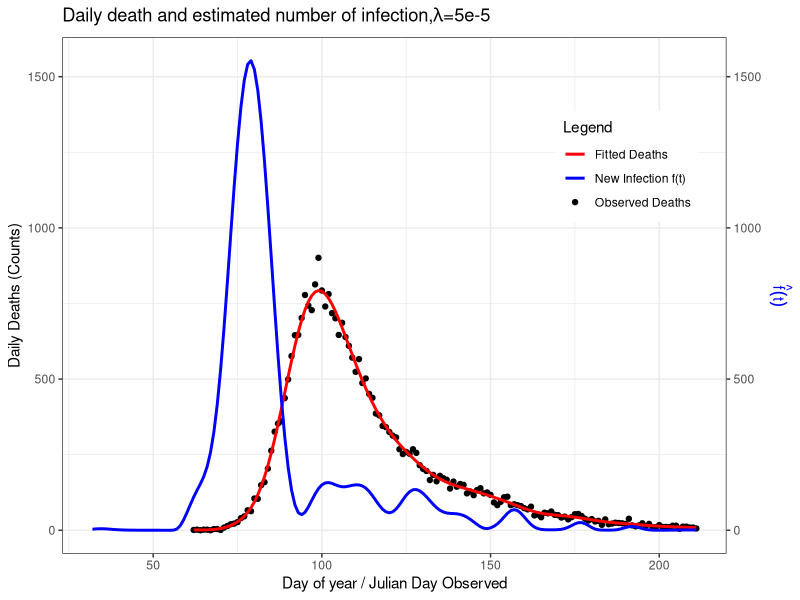
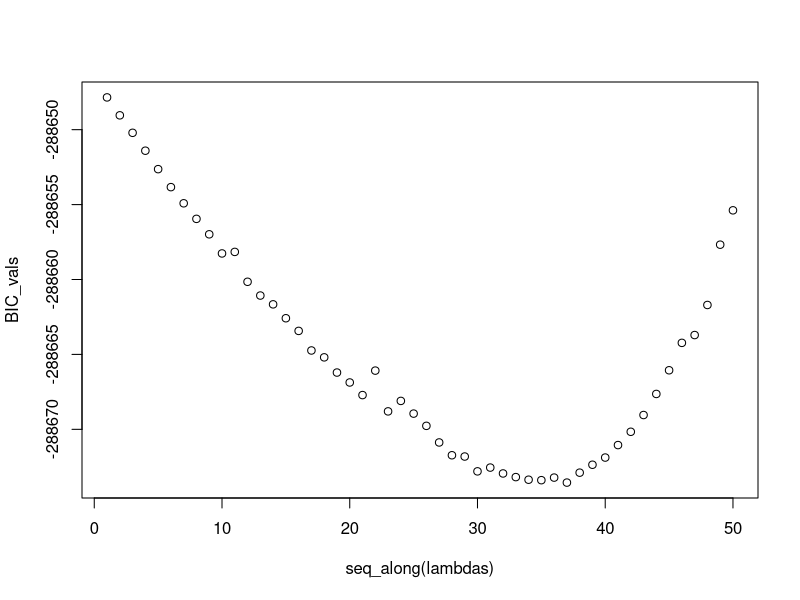
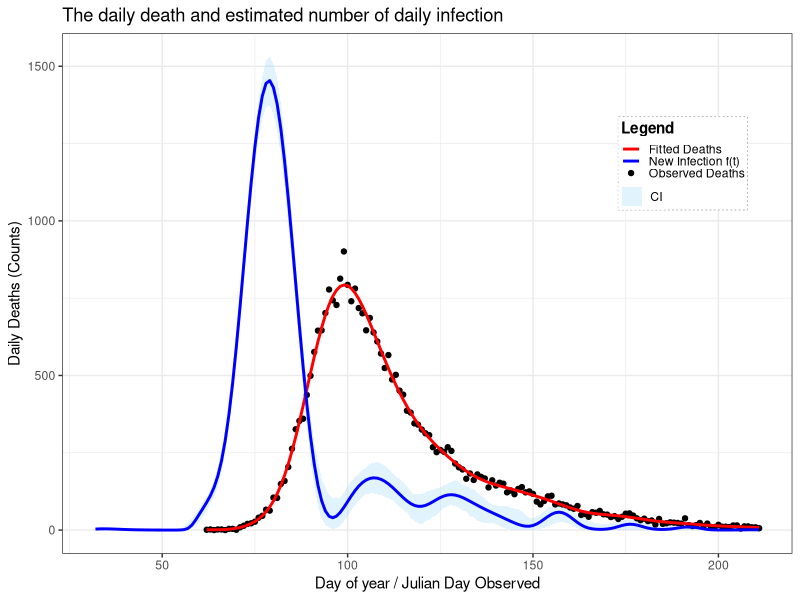

Write R code to recreate these figures, in order.
start <- Sys.time()
##=============== PROJECT 3 - EXTENDED STATISTICAL PROGRAMMING =================

# Group 12 
# Aseel Alghamdi : S2901228
# Fenanda Dwitha Kurniasari : S2744048
# Nurmawiya : S2822251

# Aseel     : Make function to contruct X, X tilde, and S (make_matrice)
#             Make objective function and its derivative
#             Revise and put comment on code
# Fenanda   : Bootstrap Uncertainty
#             Make final plot
#             Revise and put comment on code
# Nurmawiya : Preliminary Sanity Check with initial lambda, making plot
#             Fit the model using BFGS
#             Revise and put comment on code

# Repository Link
# https://github.com/fenandadwithak/Team12/tree/main/Proj3

# ==============================================================================
##                                  OUTLINE
# ==============================================================================
## What you get:
## (1) 
## (2) 
## (3) 
## (4) 
## (5)
## (6)


##===================== Data Preparation & Load library ========================
library(splines) #load library splines
library(ggplot2)

df <- read.table("engcov.txt", header = TRUE) # import datasets
y <- df$nhs; t <- df$julian
n <- length(y) # define total observation 
d <- 1:80; edur <- 3.151; sdur <- .469
pd <- dlnorm(d, edur, sdur) # density (PDF) function of death
pd <- pd / sum(pd) # probability of death

##==================== (1) Construct X, Xtilde, and S ==========================
make_matrices <- function(t, K=80) {
  # Function to construct matrices (Xtilde, X, S) required for predicting 
  #  number of new infections occuring on day t which expressed by an infection 
  #  rate function f(t)
  
  # Input/Arguments :(1) t, a vector of day since 2020. In this dataset, we use 
  #                      julian
  #                  (2) K, number of basis function, set to 80
  #                      larger K gives a more flexible/wigglier basis
  #
  # Output/Return   :(1) Xtilde, a model matrix (spline basis) to predict f(t) 
  #                      f(t) = b1(t)β1 + b2(t)β2 + ... + bk(t)βk
  #                      row : days; colomn : B-spline basis function
  #                  (2) X, model matrix for the expected death count (the 
  #                      observed outcome), after convolution with Xtilde and 
  #                      π(j)/probability func. for days from infection to death 
  #                  (3) S, penalised matrix. Matrix defining which aspect of β
  #                      are penalised
  
  # Construct X_tilde
  # Define a sequence starting from the first day of death recorded minus 30
  # (min(t)-30) because for the earliest records, deaths might be caused by the
  # infection happened around 30 days ago, until maximum day observed (max(t))
  # for as many as K+4 evenly spaced, so there will be a sequence of 84 numbers
  
  # Define Knots
  internal_knots <- seq(min(t) - 30, max(t), length.out = K - 2)
  step <- diff(internal_knots[2:3])
  full_knots <- c(internal_knots[1] - step * 3:1,
                  internal_knots,
                  internal_knots[length(internal_knots)] + step * 1:3)
  
  Xtilde <- splineDesign(knots=full_knots, 
                         x=(min(t)-30):max(t), 
                         ord=4, # cubic splines
                         outer.ok= TRUE)#construct matrix X-tilde using 
                                        #splineDesign with 84 knots as defined 
                                        #before starting from min(t)-30 until 
                                        #max(t) with order of the spline = 4
  
  # Construct X
  X <- matrix(0, nrow=length(t), ncol=ncol(Xtilde)) # initialize matrix to store
  #for every value in length(t) = 150
  # Execute for each observation of time (1:150)
  for (i in 1:length(t)) {
    j_max <- min(80, 29 + i) ## define upper bound for summation
    for (j in 1:j_max) { ## calculate for each days until death 
      # fill corresponding cells with corresponding element X_tilde and prob 
      # death time function
      X[i,] <- X[i,] + Xtilde[30 + i - j,] * pd[j] 
    }
  }
  
  # Construct S (Penalised Matrix)
  S <- crossprod(diff(diag(ncol(X)), diff=2))
  
  list(Xtilde=Xtilde, X=X, S=S) ## return the output into a list 
}##make_matrices

mats <- make_matrices(t) #
X <- mats$X ## X
S <- mats$S ## S
Xtilde <- mats$Xtilde ## X tilde

##============= (2) Function Penalised NLL and its Objective Func. =============

# In this part, we define objective function to be optimised. For this case, 
# it's already given that f(t) has possion GLM distribution

# First, we know that (log likehood funct of poisson) formula for poisson 
#        l = ∑[yi.log(μi)−μi−log(yi!)]
#        where  μ = Xβ
#        Also, we drop log(yi!) as it does not depends on parameter
#   
# NLL = ∑(Xβ−y⋅log(Xβ))[Negative loglikelihood function]
#       where β=exp(γ) (imposed for positivity)
# Then, the penalty is applied to β (control smoothness of the function), 
#       P = 0.5λβ'Sβ

# Penalised NLL = NLL + P

# Objective Function
pen_nll <- function(gamma, X, y, S, lambda, weight=1) {
  # Function to compute penalised negative log likehood
  # Input/Argument : (1) Gamma : K-vector of spline coefficients
  #                  (2) y : the deaths on day of the year ti
  #                  (3) S : penalised matrix
  #                  (4) lambda : smoothing parameter
  #                  (5) weight : weight for bootstraping sampled data
  #                      adjusted for more general use in this case
  
  # Output/Return  : single numeric value of pen_nll
  beta <- exp(gamma) # β = exp(γ)
  mu <- as.vector(X %*% beta) # μ = Xβ
  ll <- sum(weight*((y * log(mu)) - mu))
  # likelihood funct of possion dist
  penalty <- 0.5 * lambda * t(beta) %*% (S %*% beta) # penalty
  return(-ll + penalty)
}##pen_nll


# Define Gradient vector of Objective Function/ its derivative vector 
pen_grad <- function(gamma, X, y, S, lambda, weight=1) {
  # Function to compute derivative vector
  # Input/Argument : (1) Gamma : K-vector of spline coefficients
  #                  (2) y : the deaths on day of the year ti
  #                  (3) S : penalised matrix
  #                  (4) lambda : smoothing parameter
  #                  (5) weight : weight for bootstraping sampled data
  #                      adjusted for more general use in this case
  
  
  beta <- exp(gamma) # β = exp(γ)
  mu <- X %*% beta # μ = Xβ
  F <- t(X) %*% (weight*(y / mu - 1)) # ∂li/∂γj; or F =  diag(yi/µi−1).X.diag(β) 
  grad_ll <- -F * beta # total derivative for all data
  grad_pen <- lambda * (beta * (S %*% beta)) # total gradient for penalty 
  return(as.vector(grad_ll + grad_pen))
}

# Checking the derivative (From SP Notes pg 74)
K <- 80
fd <- gamma0 <- rep(0, K)       # start from all zeros
lambda <- 5e-5
pen_nll0 <- pen_nll(gamma0, X, y, S, lambda) 
eps <- 1e-7
for (i in 1:length(gamma0)) {
  gamma1 <- gamma0; gamma1[i] <- eps
  pen_nll1 <- pen_nll(gamma1,X,y,S,lambda)
  fd[i] <- (pen_nll1 - pen_nll0)/eps
}
fd; pen_grad(gamma0, X, y, S, lambda) ## already same
range(fd - pen_grad(gamma0, X, y, S, lambda)) ## apx zero

##================ (3) Fit the model using BFGS optimization ===================
gamma0 <- rep(0, K)       # start from all zeros
lambda <- 5e-5            # smoothing strength: larger -> smoother fitted curve

# Use BFGS (a standard quasi-Newton optimizer) to minimize the objective
fit <- optim(
  par     = gamma0,                 # initial gamma
  fn      = pen_nll,                # objective function
  gr      = pen_grad,               # analytic gradient
  method  = "BFGS",                 # efficient for smooth problems
  X=X, y=y, S=S, lambda=lambda
)

beta_hat <- exp(fit$par) # estimated spline coefficients (K-vector)
mu_hat <- as.vector(X %*% beta_hat)

deaths_df <- data.frame(day = t, deaths = y, fitted = mu_hat)
infect_df <- data.frame(day = (min(t)-30):max(t),
                        f_hat = as.vector(Xtilde %*% beta_hat))

# Combined Plot
windows()
ggplot() +
  geom_point(data = deaths_df,
             aes(x = day, y = deaths, color = "Observed Deaths"), size=1.5) +
  geom_line(data = deaths_df,
            aes(x = day, y = fitted, color = "Fitted Deaths"), size=1) +
  geom_line(data = infect_df,
            aes(x = day, y = f_hat, color = "New Infection f(t)"), size = 1) +
  labs(
    x = "Day of year / Julian Day Observed",
    y = "Daily Deaths (Counts)",
    title = expression(paste("Daily death and estimated number of infection,",
                             lambda, "=5e-5")),
    color = "Legend"
  ) +
  scale_color_manual(
    values = c(
      "Observed Deaths" = "black",
      "Fitted Deaths" = "red",
      "New Infection f(t)" = "blue"
    )) +
  theme_bw() +
  theme(
    axis.title.y.left = element_text(color="black"),
    axis.title.y.right = element_text(color="blue"),
    legend.position = c(0.85, 0.75)
  ) +
  scale_y_continuous(sec.axis = sec_axis(~., name = expression(hat(f)(t))))


##================ (4) Fit the model using BFGS optimization ===================
gamma2 <- fit$par
lambdas <- exp(seq(-13, -7, length=50))
BIC_vals <- numeric(length(lambdas))

for (i in seq_along(lambdas)) {
  fit <- optim(par=gamma2, fn=pen_nll, gr=pen_grad, method="BFGS",
               X=X, y=y, S=S, lambda=lambdas[i])
  beta_hat <- exp(fit$par)
  mu_hat <- as.vector(X %*% beta_hat)
  W <- diag(as.vector(y / mu_hat^2))
  H0 <- t(X) %*% W %*% X
  H_lambda <- H0 + lambdas[i] * S
  EDF <- sum(diag(solve(H_lambda, H0)))
  ll <- sum(y * log(mu_hat) - mu_hat)
  BIC_vals[i] <- -2 * ll + log(length(y)) * EDF
}

#plot BIC against lambda
best_lambda <- lambdas[which.min(BIC_vals)]
plot(seq_along(lambdas), BIC_vals)

cat("Best lambda:", best_lambda, "\n")

##=============== (5) Non Parametric Bootstrap Uncertainty =====================
# Initialize number of replicate sample
n_bootstrap <- 200 

# Initialize matrix to store bootstrap replicates
mat_boots <- matrix(NA, nrow=nrow(mats$Xtilde), ncol=n_bootstrap)

for (b in 1:n_bootstrap) {
  wb <- tabulate(sample(n, replace=TRUE), n)
  fit_b <- optim(gamma2, 
                 pen_nll, gr=pen_grad, 
                 method="BFGS",
                 y=y, X=X, S=S, 
                 lambda=best_lambda, 
                 weight=wb)
  beta_b <- exp(fit_b$par)
  mat_boots[,b] <- mats$Xtilde %*% beta_b ## estimate number of new infection
}

##=====================(6) Final Plot===========================================

# Estimate the daily new infection rate f(t) with its 95% confidence limits
infect <- data.frame(time_ft=(min(t)-30):max(t), 
                    mean_ft=rowMeans(mat_boots), #estimated mean of f(t)
                    sd_ft=apply(mat_boots,1,sd), #estimated sd of f(t)
                    
                    # apply is used for calculate quantile per row/observed days
                    lb_ft = apply(mat_boots, 1, quantile, probs=0.025),
                    ub_ft = apply(mat_boots, 1, quantile, probs=0.975)
                    )

# Estimate death and observed death
beta_hat <- exp(gamma2) #
mu_hat <- as.vector(X %*% beta_hat) # mean deaths per day (from based fit model)
deaths <- data.frame(day = t, deaths = y, model_fit = mu_hat)

# Final Plot (Bootstrap)
ggplot() +
  ## Add 95% CI to plot
  geom_ribbon(
    data = infect,
    aes(x = time_ft, ymin = lb_ft, ymax = ub_ft, fill = "CI")
  ) +
  ## Add point represents death recorded from nhs data
  geom_point(
    data = deaths,
    aes(x = day, y = deaths, color = "Observed Deaths"),
    size = 1.5
  ) +
  ## Add line represents estimated death
  geom_line(
    data = deaths,
    aes(x = day, y = mu_hat, color = "Fitted Deaths"),
    size = 1
  ) +
  ## Add line represents estimated f(t) based on 200 replicates data
  geom_line(
    data = infect,
    aes(x = time_ft, y = mean_ft, color = "New Infection f(t)"),
    size = 1
  ) +
  ## Add label
  labs(
    x = "Day of year / Julian Day Observed",
    y = "Daily Deaths (Counts)",
    title = "The daily death and estimated number of daily infection",
    color = "Legend",
    fill = "Legend"
  ) +
  ## Add legend for line and points
  scale_color_manual(
    values = c(
      "Observed Deaths" = "black",
      "Fitted Deaths" = "red",
      "New Infection f(t)" = "blue"
    ),
    guide = "legend"
  ) +
  ## Add legend for CI
  scale_fill_manual(
    values = c("CI" = rgb(0.53, 0.81, 0.98, 0.25)),
    guide = "legend"
  ) +
  guides(
    color = guide_legend(
      title = "Legend",
      order = 1,
      override.aes = list(fill = NA)
    ),
    fill = guide_legend(
      title = NULL, ## no titles for CI's legend
      order = 1,
      override.aes = list(
        linetype = 0,
        shape = 22,
        size = 5,
        color = NA,
        fill = rgb(0.53, 0.81, 0.98, 0.25)
      )
    )
  ) +
  theme_bw() +
  # Adjust position
  theme(
    legend.position = c(0.85, 0.75),
    legend.background = element_rect(fill = alpha("white", 0.7), color = NA),
    legend.box.background = element_rect(color = "gray70", linetype = "dotted"),
    legend.title = element_text(face = "bold"),
    legend.key.height = unit(0.4, "lines"),
    legend.key.width  = unit(1, "lines"),
    legend.spacing.y  = unit(0.05, "lines"),
    legend.margin = margin(2, 2, 2, 2)
  )

end <- Sys.time()
end-start
